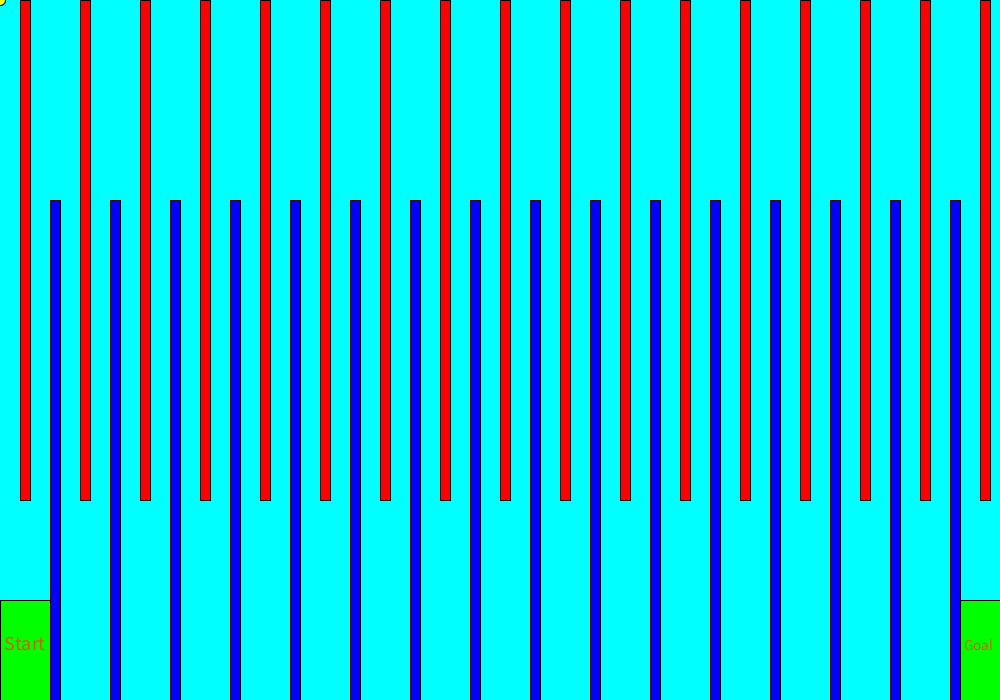
Frame 1 (no input)
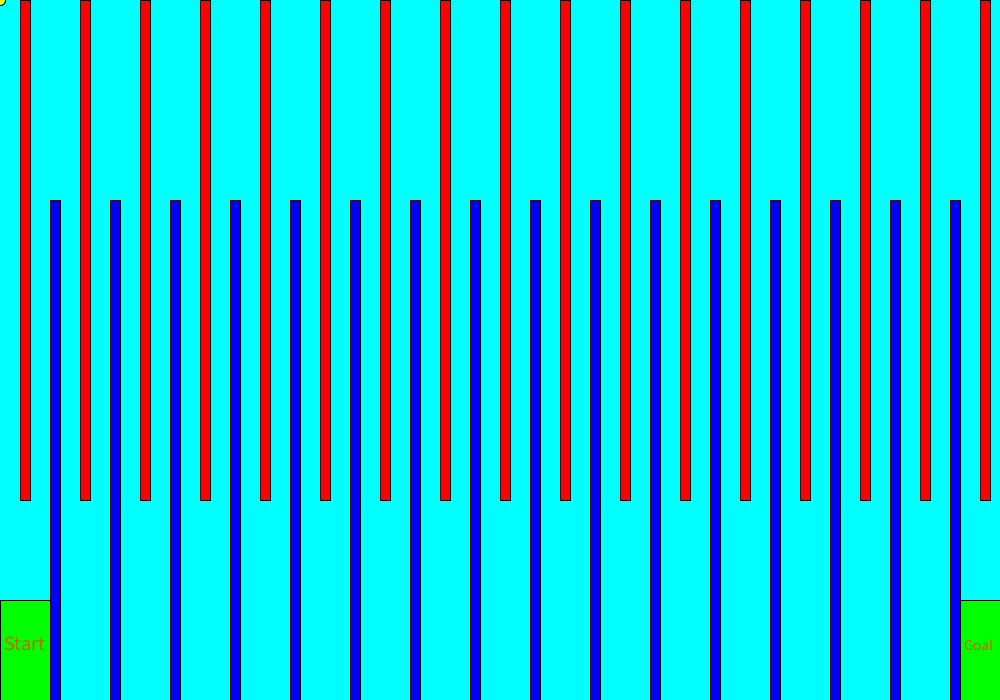
Frame 60 (the mouse pressed at the canvas centre just before this capture)
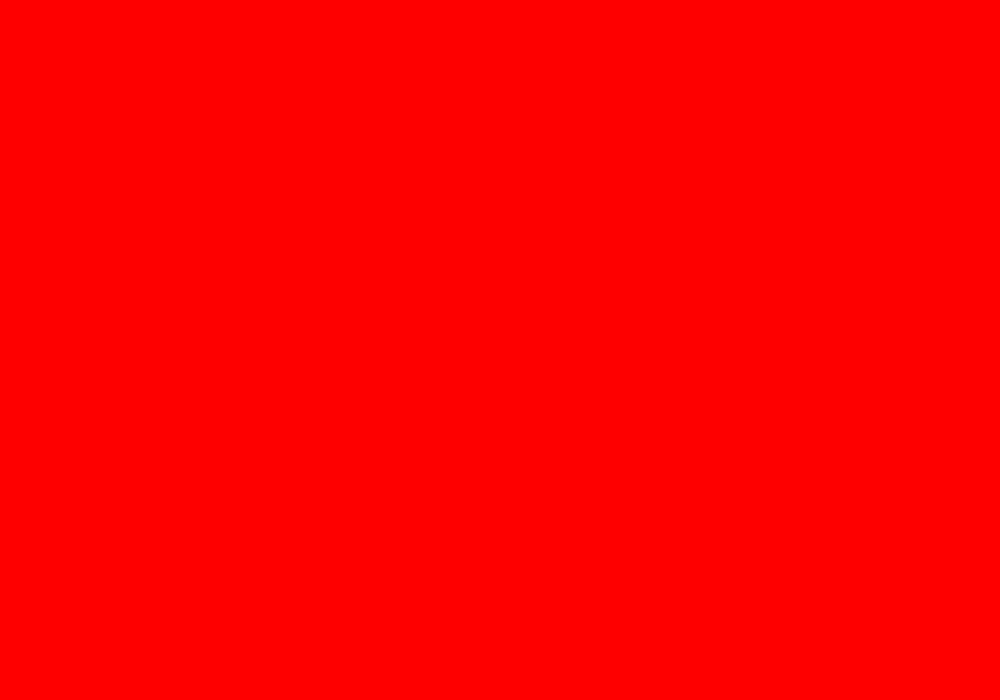
Frame 120 (the mouse held since frame 60 and released just before this capture)

The Processing sketch that drew these frames (run headless with seeded random() and noise(); from frame 60 on, the mouse is pressed at the canvas centre):

// Processing sketch: sketch6648
// ── sketch6648.pde
// sketch_idea7.pde
// cc by Youhei Inoue,2016

void setup(){
  size(1000,700);
  fill(256,256,0);
}

void draw(){
  background(0,256,256);
fill(256,0,0);
for(int i=20;i<1000;i+=60){
  rect(i,0,10,500);
}

fill(0,0,256);
for(int i=20;i<1000;i+=60){
  rect(i+30,200,10,500);
}
  fill(0,256,0);
  rect(0,600,50,100);
  fill(200,100,0);
  textSize(20);
  text("Start",4,650);
  fill(0,256,0);
  rect(960,600,40,600);
  fill(200,100,0);
  textSize(15);
  text("Goal",964,650);
  fill(256,256,0);
  ellipse(mouseX,mouseY,10,10);
  for(int i=20;i<1000;i+=60){
  if(i-5<=mouseX&&mouseX<=i+15&&0<=mouseY&&mouseY<=505){
    background(256,0,0);
  }
  if(i+25<=mouseX&&mouseX<=i+45&&195<=mouseY&&mouseY<=700){
    background(256,0,0);
  }
  }
}
